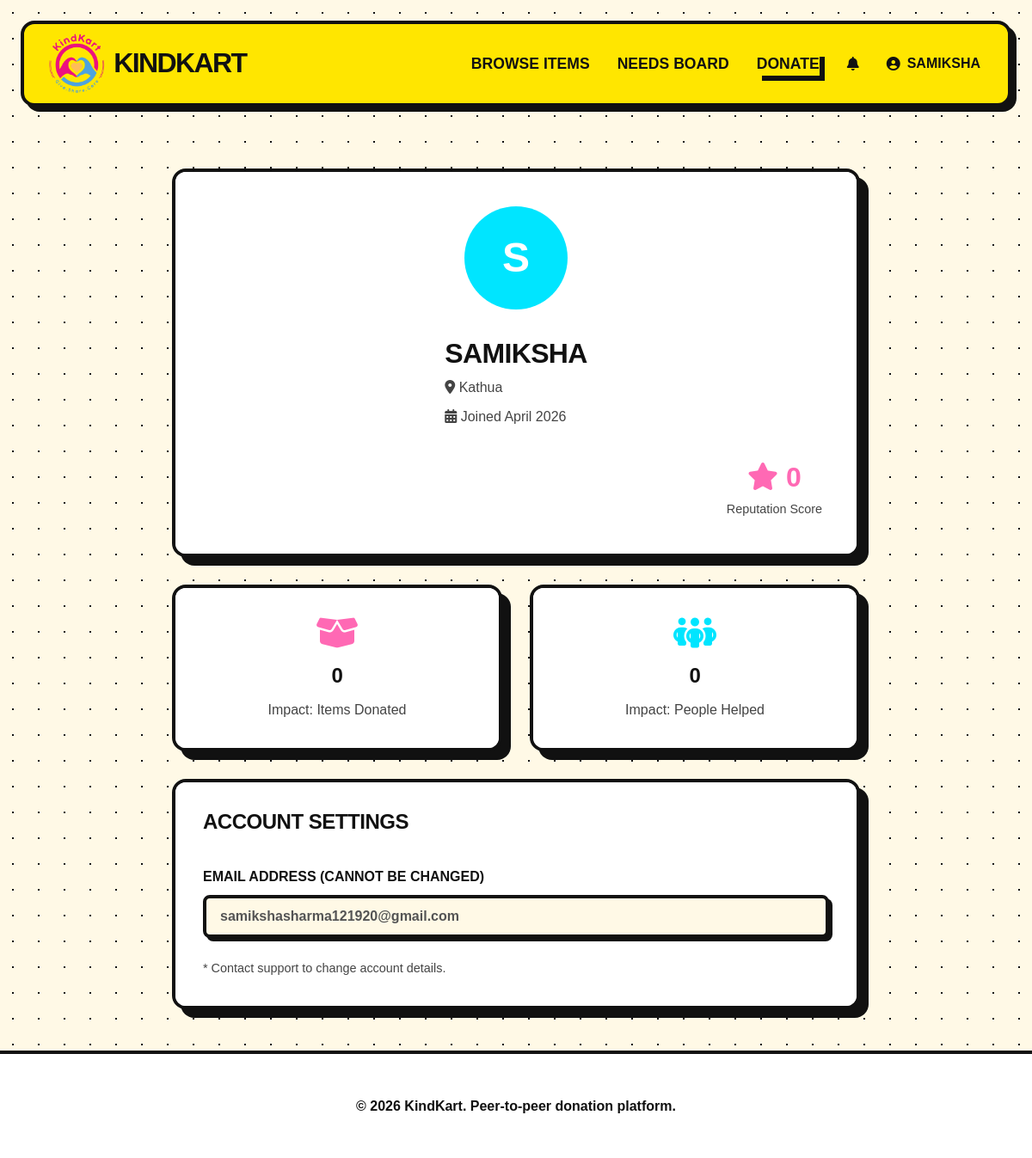
The app's page /profile (signed in) with its own data.
### models/models.py (models this page shows)
class User(db.Model, UserMixin):
    id = db.Column(db.Integer, primary_key=True)
    username = db.Column(db.String(64), index=True, unique=True, nullable=False)
    email = db.Column(db.String(120), index=True, unique=True, nullable=False)
    password_hash = db.Column(db.String(128))
    location = db.Column(db.String(120))
    items_donated_count = db.Column(db.Integer, default=0)
    people_helped_count = db.Column(db.Integer, default=0)
    reputation_score = db.Column(db.Integer, default=0)
    created_at = db.Column(db.DateTime, default=datetime.utcnow)
    donations = db.relationship('Item', backref='donor', lazy='dynamic')
    requests_sent = db.relationship('Request', foreign_keys='Request.requester_id', backref='requester', lazy='dynamic')
    messages_sent = db.relationship('Message', backref='sender', lazy='dynamic')
    notifications = db.relationship('Notification', backref='user', lazy='dynamic')
    wishlist = db.relationship('Wishlist', backref='user', lazy='dynamic')

### routes/main.py (the view)
@main_bp.route('/profile')
@login_required
def profile():
    return render_template('dashboard/profile.html', user=current_user)

### routes/auth.py (called while the page is built)
@login_manager.user_loader
def load_user(user_id):
    return User.query.get(int(user_id))

### templates/dashboard/profile.html (shortened to what this page needs)
{% extends "base.html" %}
{% block content %}
<div style="max-width: 800px; margin: 0 auto;">
    <div class="card" style="margin-bottom: 2rem;">
        <div class="card-body" style="display: flex; align-items: center; gap: 2rem; padding: 2.5rem;">
            <div style="width: 120px; height: 120px; border-radius: 50%; background-color: var(--secondary-color); color: white; display: flex; align-items: center; justify-content: center; font-size: 3rem; font-weight: bold;">
                {{ user.username[0] | upper }}
            </div>
            <div>
                <h1 style="margin-bottom: 0.5rem; font-size: 2rem;">{{ user.username }}</h1>
                <p style="color: var(--text-muted); margin-bottom: 0.5rem;"><i class="fa-solid fa-location-dot"></i> {{ user.location }}</p>
                <p style="color: var(--text-muted);"><i class="fa-solid fa-calendar-alt"></i> Joined {{ user.created_at.strftime('%B %Y') }}</p>
            </div>
            <div style="margin-left: auto; text-align: center;">
                <div style="font-size: 2rem; font-weight: bold; color: var(--primary-color);">
                    <i class="fa-solid fa-star"></i> {{ user.reputation_score }}
                </div>
                <p style="color: var(--text-muted); font-size: 0.9rem;">Reputation Score</p>
            </div>
        </div>
    </div>
    <div style="display: grid; grid-template-columns: 1fr 1fr; gap: 2rem; margin-bottom: 2rem;">
        <div class="card">
            <div class="card-body" style="text-align: center; padding: 2rem;">
                <i class="fa-solid fa-box-open" style="font-size: 2.5rem; color: var(--primary-color); margin-bottom: 1rem;"></i>
                <h2>{{ user.items_donated_count }}</h2>
                <p style="color: var(--text-muted);">Impact: Items Donated</p>
            </div>
        </div>
        <div class="card">
            <div class="card-body" style="text-align: center; padding: 2rem;">
                <i class="fa-solid fa-people-group" style="font-size: 2.5rem; color: var(--secondary-color); margin-bottom: 1rem;"></i>
                <h2>{{ user.people_helped_count }}</h2>
                <p style="color: var(--text-muted);">Impact: People Helped</p>
            </div>
        </div>
    </div>
    <div class="card">
        <div class="card-body" style="padding: 2rem;">
            <h2>Account Settings</h2>
            <form style="margin-top: 1.5rem;">
                <div class="form-group">
                    <label>Email Address (Cannot be changed)</label>
                    <input type="email" value="{{ user.email }}" disabled style="background-color: var(--bg-color);">
                </div>
                <p style="color: var(--text-muted); font-size: 0.9rem;">* Contact support to change account details.</p>
            </form>
        </div>
    </div>
</div>
{% endblock %}

### templates/base.html (shortened to what this page needs)
<!DOCTYPE html>
<html lang="en">
<head>
    <link rel="stylesheet" href="https://cdnjs.cloudflare.com/ajax/libs/font-awesome/6.4.0/css/all.min.css">
    <link rel="stylesheet" href="{{ url_for('static', filename='css/base.css') }}">
    <link rel="stylesheet" href="{{ url_for('static', filename='css/components.css') }}">
</head>
<body>
    <nav class="navbar sticky">
        <div class="nav-container">
            <a href="{{ url_for('main.index') }}" class="brand-logo" style="display: flex; align-items: center; gap: 0.75rem;">
                <img src="{{ url_for('static', filename='images/logo.png') }}" alt="KindKart Logo" style="height: 60px; width: auto; object-fit: contain; transform: scale(1.25); transform-origin: center;"> KindKart
            </a>
            <div class="nav-links">
                <a href="{{ url_for('items.browse') }}" class="nav-link">Browse Items</a>
                <a href="{{ url_for('main.needs_board') }}" class="nav-link">Needs Board</a>
                {% if current_user.is_authenticated %}
                    <a href="{{ url_for('items.donate') }}" class="nav-link btn-donate">Donate</a>
                    <div class="dropdown">
                        <button class="nav-link dropbtn" style="position: relative;">
                            <i class="fa-solid fa-bell"></i>
                        </button>
                    </div>
                    <div class="dropdown">
                        <button class="nav-link dropbtn">
                            <i class="fa-solid fa-user-circle"></i> {{ current_user.username }}
                        </button>
                    </div>
                {% else %}
                    <a href="{{ url_for('auth.login') }}" class="nav-link">Login</a>
                    <a href="{{ url_for('auth.register') }}" class="nav-link btn-primary">Sign Up</a>
                {% endif %}
            </div>
        </div>
    </nav>
    <main class="main-content">
        {% block content %}{% endblock %}
    </main>
    <footer class="footer">
        <div class="footer-content">
            <p>&copy; 2026 KindKart. Peer-to-peer donation platform.</p>
        </div>
    </footer>
</body>
</html>

### static/css/base.css (style rules this page uses)
:root { --primary-color: #FF69B4; --primary-hover: #FF1493; --secondary-color: #00E5FF; --secondary-hover: #00B8D4; --accent-color: #FFE600; --accent-hover: #FFD600; --success-color: #00E676; --bg-color: #FFF9E6; --surface-color: #FFFFFF; --text-color: #111111; --text-muted: #444444; --danger-color: #FF3D00; --warning-color: #FFC400; --border-dark: 4px solid #111111; --border-light: 2px solid #111111; --shadow-hard-sm: 4px 4px 0px #111111; --shadow-hard-md: 6px 6px 0px #111111; --shadow-hard-lg: 10px 10px 0px #111111; --shadow-hard-hover: 2px 2px 0px #111111; --radius-sm: 0.5rem; --radius-md: 1rem; --radius-lg: 1.5rem; --radius-xl: 2rem; --radius-full: 9999px; --transition: all 0.2s cubic-bezier(0.25, 0.46, 0.45, 0.94); }
* { box-sizing: border-box; margin: 0; padding: 0; }
body { font-family: 'Outfit', sans-serif; color: var(--text-color); background-color: var(--bg-color); line-height: 1.6; display: flex; flex-direction: column; min-height: 100vh; -webkit-font-smoothing: antialiased; -moz-osx-font-smoothing: grayscale; background-image: radial-gradient(#111111 1px, transparent 1px); background-size: 30px 30px; background-position: 0 0, 15px 15px; background-attachment: fixed; }
h1, h2, h3, h4, h5, h6 { font-weight: 900; line-height: 1.2; color: var(--text-color); letter-spacing: -0.02em; margin-bottom: 0.75rem; text-transform: uppercase; }
a { color: var(--primary-color); text-decoration: none; transition: var(--transition); }
.main-content { flex: 1; padding: 3rem 2rem; max-width: 1280px; margin: 0 auto; width: 100%; }
.navbar { background-color: var(--accent-color); border: var(--border-dark); box-shadow: var(--shadow-hard-md); padding: 1rem 2rem; z-index: 1000; transition: var(--transition); margin: 1.5rem; border-radius: var(--radius-md); }
.navbar.sticky { position: sticky; top: 1.5rem; }
.nav-container { max-width: 1280px; margin: 0 auto; display: flex; justify-content: space-between; align-items: center; }
.brand-logo { font-size: 2rem; font-weight: 900; color: var(--text-color); display: flex; align-items: center; gap: 0.5rem; letter-spacing: -0.05em; text-transform: uppercase; }
.nav-links { display: flex; align-items: center; gap: 2rem; }
.nav-link { color: var(--text-color); font-weight: 800; font-size: 1.1rem; text-transform: uppercase; position: relative; text-decoration: none; }
.nav-link:not(.btn-donate):not(.btn-primary):not(.dropbtn)::after { content: ''; position: absolute; width: 0; height: 4px; bottom: -6px; left: 0; background-color: var(--text-color); transition: width 0.2s ease; }
.footer { background-color: var(--surface-color); border-top: var(--border-dark); padding: 3rem 2rem; text-align: center; color: var(--text-color); font-weight: 700; margin-top: auto; }

### static/css/components.css (style rules this page uses)
.btn-donate { background-color: var(--accent-color); color: #111111 !important; box-shadow: var(--shadow-hard-md); }
.card { background-color: var(--surface-color); border-radius: var(--radius-md); box-shadow: var(--shadow-hard-lg); overflow: hidden; transition: var(--transition); border: var(--border-dark); display: flex; flex-direction: column; position: relative; z-index: 1; }
.card-body { padding: 1.5rem; display: flex; flex-direction: column; flex: 1; background-color: var(--surface-color); position: relative; z-index: 1; }
.dropdown { position: relative; display: inline-block; }
.dropbtn { background: none; border: none; cursor: pointer; font-family: inherit; font-size: inherit; display: flex; align-items: center; gap: 0.5rem; font-weight: 800; text-transform: uppercase; }
.form-group { margin-bottom: 1.5rem; }
.form-group label { display: block; margin-bottom: 0.5rem; font-weight: 800; color: var(--text-color); font-size: 1rem; text-transform: uppercase; }
input[type="text"], input[type="email"], input[type="password"], input[type="number"], select, textarea { width: 100%; padding: 0.75rem 1rem; border-radius: var(--radius-sm); border: var(--border-dark); font-family: inherit; font-size: 1rem; font-weight: 600; transition: var(--transition); background-color: var(--surface-color); box-shadow: var(--shadow-hard-sm); }

### records on screen
User: username "SAMIKSHA", username "S", location "Kathua", created_at "April 2026", reputation_score "0", items_donated_count "0", people_helped_count "0", email "samikshasharma121920@gmail.com"
